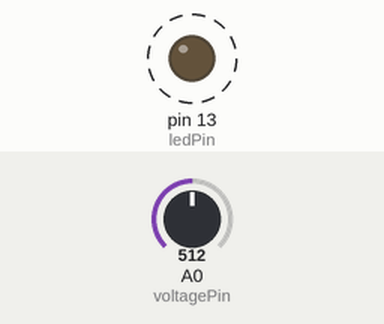
Simulated run of this sketch. Board: Arduino Uno, built with avr-gcc and run on an emulated ATmega328P. Parts: output pins drawn as LEDs (lit = HIGH). Dashed ring = blinking. Inputs (shaded band) come from the test bench; at power-on: A0 (voltagePin) = 512.

Above: at 1.2 s.
1.3 s: A0 (voltagePin) set to 424
4.3 s: A0 (voltagePin) set to 398
At 5.1 s:
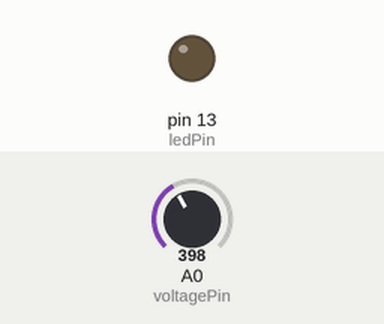
5.8 s: A0 (voltagePin) set to 511
At 8.7 s:
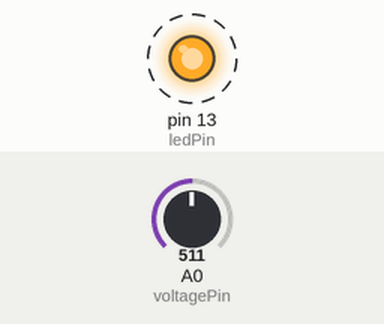
8.8 s: A0 (voltagePin) set to 306
At 9.7 s:
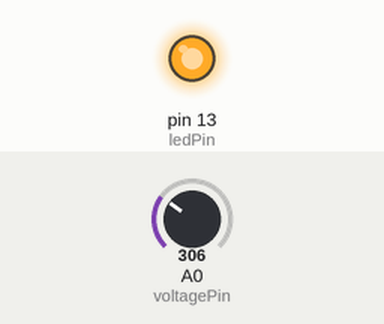
Timing chart, 0 to 11.3 s (numbered marks = the images above; inputs shaded):
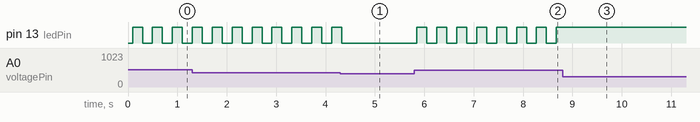

The sketch:

Neurova_blinkTest.ino
```cpp
const int voltagePin = A0; // Pin for voltage input
const int ledPin = LED_BUILTIN; // Built-in LED pin
const float threshold = 2; // Threshold voltage (adjust as needed)
const int numSamples = 10; // Number of samples for averaging
const unsigned long spikeIgnoreDuration = 70; // Spike duration in milliseconds (0.07 seconds)

float voltageSum = 0;
float averageVoltage = 0;
int sampleCount = 0;
bool ledState = false; // Current LED state
unsigned long lastToggleTime = 0;

void setup() {
  pinMode(ledPin, OUTPUT);
  digitalWrite(ledPin, LOW);
  Serial.begin(9600);
}

void loop() {
  // Read voltage input
  int rawValue = analogRead(voltagePin);
  float voltage = (rawValue / 1023.0) * 5.0; // Convert to voltage (assuming 5V reference)

  // Update average voltage
  voltageSum += voltage;
  sampleCount++;

  if (sampleCount >= numSamples) {
    averageVoltage = voltageSum / numSamples; // Calculate average
    voltageSum = 0; // Reset sum
    sampleCount = 0; // Reset sample count

    // Check if average voltage exceeds the threshold
    if (averageVoltage > threshold) {
      unsigned long currentTime = millis();

      // Ignore short spikes by ensuring the toggle doesn't happen too quickly
      if (currentTime - lastToggleTime > spikeIgnoreDuration) {
        ledState = !ledState; // Toggle LED state
        digitalWrite(ledPin, ledState ? HIGH : LOW); // Update LED
        lastToggleTime = currentTime; // Update last toggle time
        delay(100);
      }
    }
  }

  delay(10); // Delay to control sampling rate
}
```

Measured:
- the behaviour switches between 410 and 409 on A0 (voltagePin) (found by bisection; images 0 and 1)
- after the input at 4.3 s, pin 13 (ledPin): goes on until 4.3 s, then stays LOW
- after the input at 5.8 s, pin 13 (ledPin): alternates HIGH for 0.20 s and LOW for 0.20 s, starting after 0.05 s
- after the input at 8.8 s, pin 13 (ledPin): stops changing and stays HIGH
- by itself, pin 13 (ledPin): alternates HIGH for 0.20 s and LOW for 0.20 s
